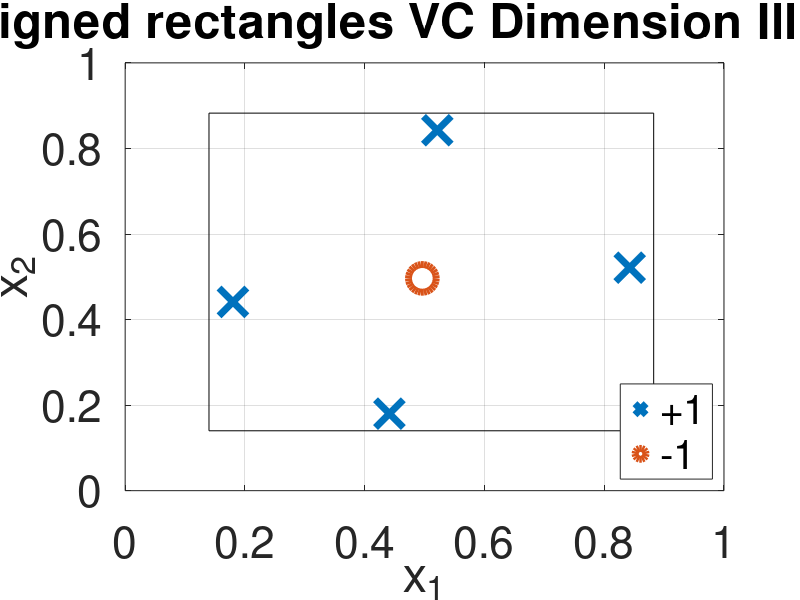

Source code (MATLAB):
% Assignment 2 
% Problem 2

pert = 4e-2;
x = 0.8*rand(100,1) + 0.1;
mid1 = median(x) + pert;
mid2 = median(x) - pert;
high = max(x) - pert;
low = min(x) + pert;

%nsew
x1 = [mid1;mid2;high;low];
x2 = [high;low;mid1;mid2];

figure(1)
p1 = plot(x1, x2, 'x', 'MarkerSize', 20, 'LineWidth', 5);
hold on
p2 = plot(mean(x1), mean(x2), 'o', 'MarkerSize', 20, 'LineWidth', 5);

rectangle('Position',[x1(4)-pert x2(2)-pert x1(3)-x1(4)+2*pert x2(1)-x2(2)+2*pert])

% Figure options
title('Axis-aligned rectangles VC Dimension Illustration','FontSize',46);
xlabel('x_{1}','FontSize',36);
ylabel('x_{2}','FontSize',36);
legend([p1 p2],'+1','-1','Location','southeast');
grid on
%grid minor
set(gca,'fontsize',32);
xlim([0 1]);ylim([0 1])


